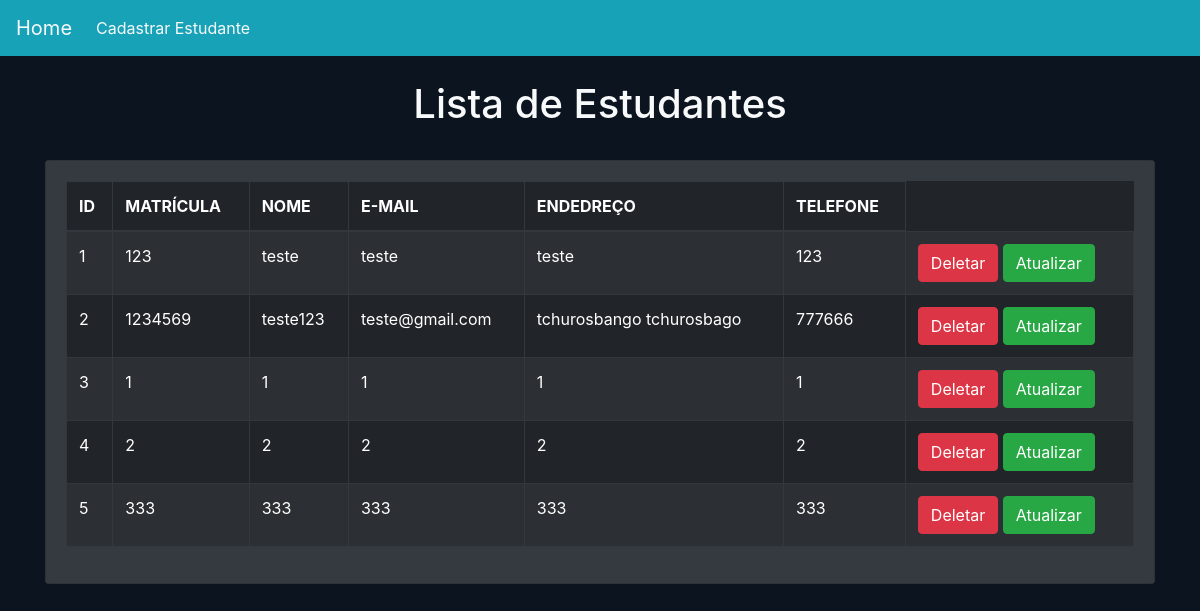
/crud/, run on the app's committed database.
### crud/models.py (models this page shows)
class Estudante(models.Model):
    matricula=models.CharField(max_length=12)
    nome=models.CharField(max_length=70)
    email=models.CharField(max_length=100)
    endereco=models.CharField(max_length=150)
    telefone=models.CharField(max_length=11)

### crud/views.py (the view)
# urls.py: path("",home),
def home(request):
    crud=Estudante.objects.all()
    return render(request, "crud/home.html", {'crud':crud})

### crud/templates/crud/home.html (shortened to what this page needs)
<!DOCTYPE html>
<html lang="pt-br">
  <head>
    <link rel="stylesheet" href="https://stackpath.bootstrapcdn.com/bootstrap/4.1.3/css/bootstrap.min.css">
  </head>
  <body style="background-color: #0c151f">
    {% include 'crud/navbar.html' %}
    <br>
    <h1 class="text-center my3 text-light">Lista de Estudantes</h1>
    <br>
    <div class="container">
      <div class="row">
        <div class="col-md-12">
          <div class="card text-white bg-dark">
            <div class="card-body text-white bg-dark">
              <table class="table table-striped table-dark table-hover table-bordered">
                <thead class="thead-dark">
                  <tr>
                    <th>ID</th>
                    <th>MATRÍCULA</th>
                    <th>NOME</th>
                    <th>E-MAIL</th>
                    <th>ENDEDREÇO</th>
                    <th>TELEFONE</th>
                  </tr>
                </thead>
              <tbody>
                {% for s in crud %}
                <tr>
                  <td>{{forloop.counter}}</td>
                  <td>{{s.matricula}}</td>
                  <td>{{s.nome}}</td>
                  <td>{{s.email}}</td>
                  <td>{{s.endereco}}</td>
                  <td>{{s.telefone}}</td>
                  <td>
                    <a href="/crud/delete-crud/{{s.id}}" class="btn btn-danger md-sm">Deletar</a>
                    <a href="/crud/atualizar-crud/{{s.id}}" class="btn btn-success md-sm">Atualizar</a>
                  </td>
                </tr>
                {% endfor %}
              </tbody>
            </table>
            </div>
          </div>
        </div>
      </div>
    </div>
  </body>
</html>

### crud/templates/crud/navbar.html (shortened to what this page needs)
<nav class="navbar navbar-expand-lg navbar-light bg-info">
    <a class="navbar-brand text-light" href="/crud/home">Home</a>
    <div class="collapse navbar-collapse" id="conteudoNavbarSuportado">
      <ul class="navbar-nav mr-auto">
        <li class="nav-item">
          <a class="nav-link text-light" href="/crud/add-estudante/">Cadastrar Estudante</a>
        </li>
    </div>
  </nav>

### data on the page
Estudante: matricula "123", nome "teste", email "teste", endereco "teste", telefone "123"
Estudante: matricula "1234569", nome "teste123", email "teste@gmail.com", endereco "tchurosbango tchurosbago", telefone "777666"
Estudante: matricula "1", nome "1", email "1", endereco "1", telefone "1"
Estudante: matricula "2", nome "2", email "2", endereco "2", telefone "2"
Estudante: matricula "333", nome "333", email "333", endereco "333", telefone "333"
